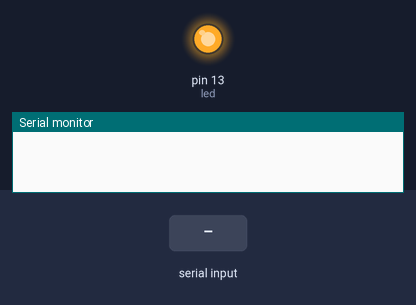
Simulated run of this sketch. Board: Arduino Uno, built with avr-gcc and run on an emulated ATmega328P. Parts: output pins drawn as LEDs (lit = HIGH), the last lines printed to the serial monitor. Dashed ring = blinking. The test bench sets the inputs (shaded band).

Above: at 1.2 s.
1.3 s: "90,45\n" received over Serial
At 3.0 s:
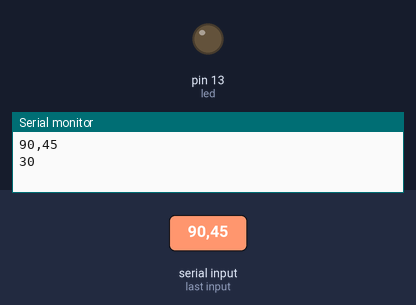
3.8 s: "1\n" received over Serial
At 4.8 s:
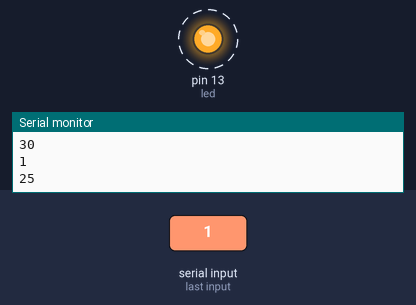
Timing chart, 0 to 11.3 s (numbered marks = the images above; inputs shaded):
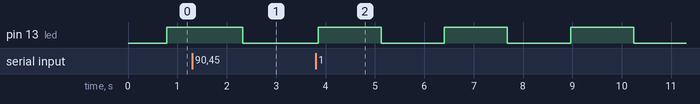

The sketch:

lab01-09.ino
```cpp
// Program: based on user input (serial input) increase or decrease the speed of fading the LED’s brightness
// input 1: increase speed
// input 0: decrease speed
// input 2: set default
// Contstains: brightness can be only increase up to 5 ms delay and decrease up to 60 ms


String readString;
int brightness = 0;    // how bright the LED is
int fadeAmount = 5;    // how many points to fade the LED by
int led = 13;           // the PWM pin the LED is attached to
int mydelay = 30;
int n;


void setup() {
  Serial.begin(9600);
  pinMode(led, LED_BUILTIN);
}

void loop() {

  while (Serial.available()) {
    char c = Serial.read();  //gets one byte from serial buffer
    readString += c; //makes the string readString
    delay(2);  //slow looping to allow buffer to fill with next character
  }
  if (readString.length() >0) {
    Serial.println(readString);  //so you can see the captured string
    n = readString.toInt();  //convert readString into a number


    // auto select appropriate value, copied from someone elses code.
    if(n == 1) {
      if(mydelay !=5) {
        mydelay = mydelay -5;
      }
    }
    else if (n== 0) {
      if(mydelay < 60) {
        mydelay = mydelay  + 5;
      }
    }
    else if(n==2) {
      mydelay = 30;
    }
    readString=""; //empty for next input
    Serial.println(mydelay);
  }

   // set the brightness of pin 9:
   analogWrite(led, brightness);

    // change the brightness for next time through the loop:
    brightness = brightness + fadeAmount;

    // reverse the direction of the fading at the ends of the fade:
    if (brightness == 0 || brightness == 255) {
    fadeAmount = -fadeAmount ;
    }

    delay(mydelay);

}
```

Measured:
- by itself, pin 13 (led): alternates HIGH for 1.3 s and LOW for 1.3 s
